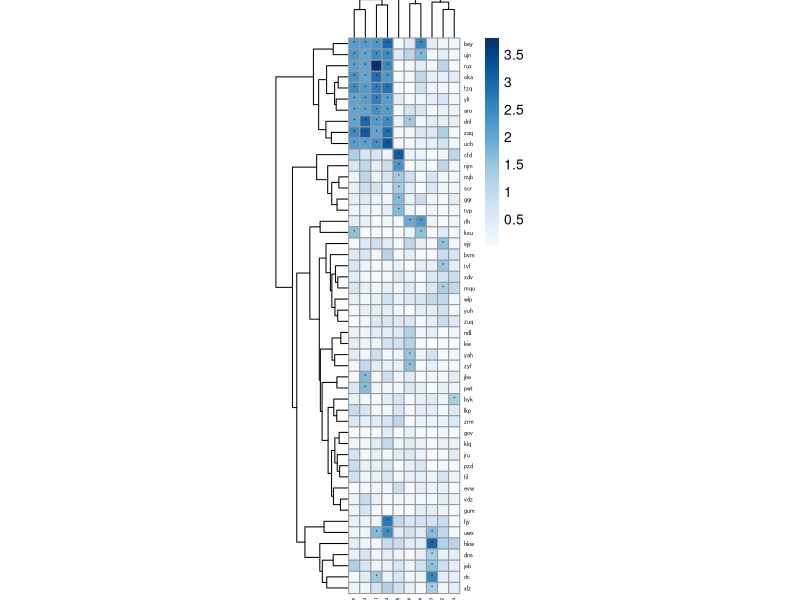

The R source for this figure:

#### This piece of code is just to generate a random set of data, to show how the code works
pValues <- data.frame(replicate(10,runif(50,0,1))) # Creates a matrix of random p Values (between 0 and 1)

## Add names to the dataframe
GOterms <- replicate(50,paste0(sample(letters,3),collapse = "")) # these would be the GO terms
samples <- replicate(10,paste0(sample(letters,10),collapse = "")) # sample names
rownames(pValues) <- GOterms
colnames(pValues) <- samples

## With this block I make sure to have some cells that will be below a threshold
rowIdx <- sample(seq(1,nrow(pValues)),10)
colIdx <- sample(seq(1,ncol(pValues)),4)
pValues[rowIdx,colIdx] <- pValues[rowIdx,colIdx] * .01



### Define colors
cols <-  colorRampPalette(RColorBrewer::brewer.pal(name = "Blues",9))
## Add asterisks to the plot if the p-value is below a threshold
tmp_signif <- ifelse(pValues < 0.05,"*","")

## Transform data
hmData <- -log10(pValues)

## Set the cell size and font
cell = 8#nrow(dat)*.45
fsize = cell*.5

## Load library
library(pheatmap)

pheatmap(as.matrix(hmData),#cluster_rows = F,cluster_cols = F,
         cellwidth = cell,cellheight = cell,
         display_numbers = tmp_signif,na_col = "gray",
         fontsize_row = fsize,fontsize_col = fsize, number_color = "black", fontsize_number = fsize,
         color = cols(600)) 
